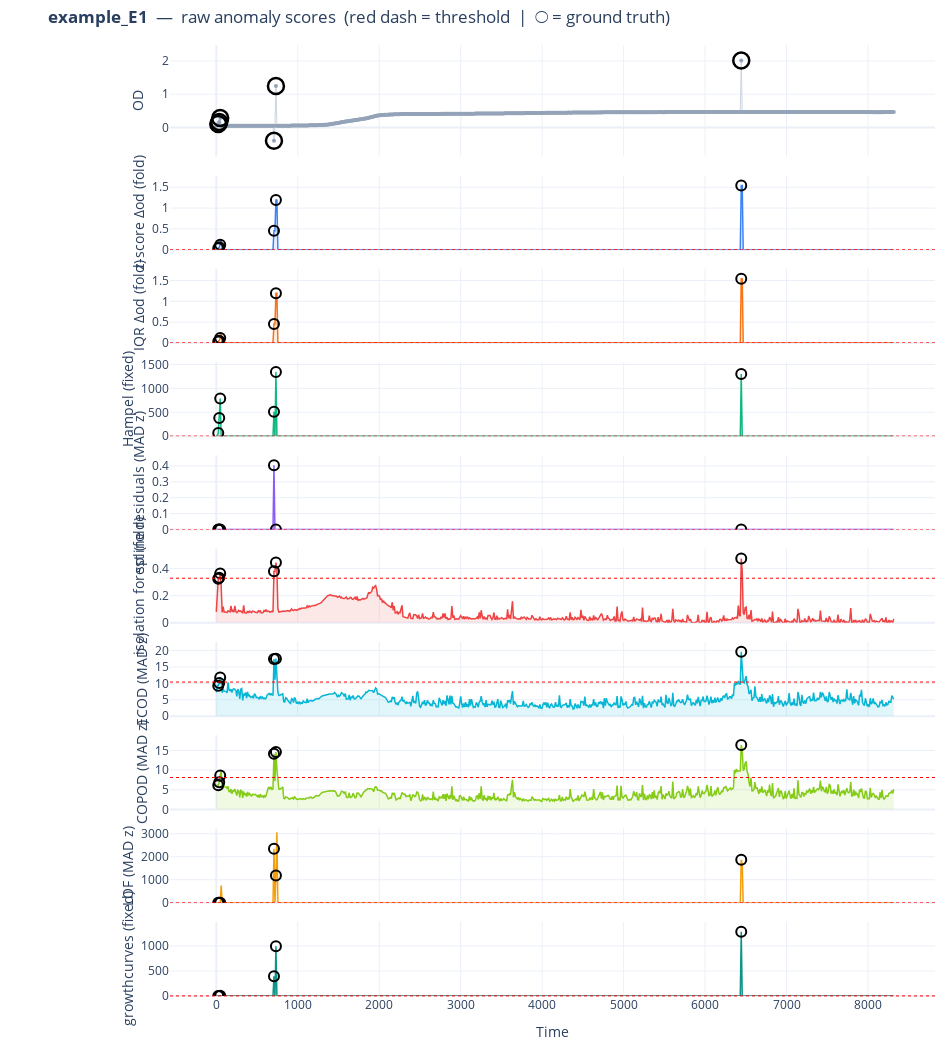

The notebook cell this image was saved under:
### Markdown cell above
### 8 · Anomaly scores per method

Each method row shows the raw anomaly score (MAD z-score units) across time.  
**Red dashed line** = threshold (3.5). **○** = ground truth outlier position.

### Code cell
# Threshold k and type per method
# "fold"  → thresh = k × median(scores)         (sparse/heavy-tailed)
# "mad"   → thresh = median + k × 1.4826 × MAD  (shift-distributed, approx Gaussian)
# "fixed" → thresh = k                           (scores already in interpretable units)
THRESH = {
    "z-score Δod":      ("fold",  8.0),
    "IQR Δod":          ("fold",  8.0),
    "Hampel":           ("fixed", 3.0),  # scores are per-window MAD z-scores
    "spline residuals": ("mad",   3.5),  # residuals are approx Gaussian
    "isolation forest": ("fold",  10.0),
    "ECOD":             ("mad",   3.5),
    "COPOD":            ("mad",   3.5),
    "LOF":              ("mad",   3.5),
    "growthcurves":     ("fixed", 1.5),
}
NOISE_PCT = 50


def _hex_to_rgba(hex_color, alpha=0.12):
    h = hex_color.lstrip("#")
    r, g, b = int(h[0:2], 16), int(h[2:4], 16), int(h[4:6], 16)
    return f"rgba({r},{g},{b},{alpha})"


def _thresh_value(scores, thresh_type, k):
    if thresh_type == "fold":
        noise = np.percentile(scores, NOISE_PCT)
        return k * noise
    elif thresh_type == "fixed":
        return k
    else:  # "mad"
        med = np.median(scores)
        mad = np.median(np.abs(scores - med))
        return med + k * 1.4826 * mad


def _sc_diff(t, od):
    return np.abs(np.diff(od, prepend=od[0]))

def _sc_iqr_diff(t, od):
    d = np.diff(od, prepend=od[0])
    return np.abs(d - np.median(d))

def _sc_hampel(t, od, window=15):
    """Per-window MAD z-score — scores are directly comparable to the fixed threshold."""
    n, half = len(od), window // 2
    raw = np.zeros(n)
    for i in range(n):
        nb = od[max(0, i - half): min(n, i + half + 1)]
        med = np.median(nb)
        mad = np.median(np.abs(nb - med))
        if mad > 1e-12:
            raw[i] = abs(od[i] - med) / (1.4826 * mad)
    return raw

def _sc_spline(t, od):
    from growthcurves.non_parametric import fit_spline
    from growthcurves.models import spline_from_params
    result = fit_spline(t, od, smooth="fast")
    if result is None:
        return np.zeros(len(t))
    spl = spline_from_params(result["params"])
    return np.abs(od - np.exp(spl(t)))

def _sc_iforest(t, od):
    from sklearn.ensemble import IsolationForest
    d = np.diff(od, prepend=od[0])
    X = np.column_stack([od, d])
    clf = IsolationForest(n_estimators=200, contamination="auto", random_state=42)
    clf.fit(X)
    raw = -clf.score_samples(X)
    return raw - raw.min()

def _sc_ecod(t, od, window=15):
    """ECOD score using local rolling-mean residual + od + Δod."""
    from pyod.models.ecod import ECOD
    n, half = len(od), window // 2
    residual = np.zeros(n)
    for i in range(n):
        win = od[max(0, i - half): min(n, i + half + 1)]
        residual[i] = od[i] - win.mean()
    d = np.diff(od, prepend=od[0])
    X = np.column_stack([np.abs(residual), od, d])
    clf = ECOD(); clf.fit(X)
    return clf.decision_scores_

def _sc_copod(t, od, window=15):
    """COPOD score using local rolling-mean residual + od + Δod."""
    from pyod.models.copod import COPOD
    n, half = len(od), window // 2
    residual = np.zeros(n)
    for i in range(n):
        win = od[max(0, i - half): min(n, i + half + 1)]
        residual[i] = od[i] - win.mean()
    d = np.diff(od, prepend=od[0])
    X = np.column_stack([np.abs(residual), od, d])
    clf = COPOD(); clf.fit(X)
    return clf.decision_scores_

def _sc_lof(t, od):
    from pyod.models.lof import LOF
    d = np.diff(od, prepend=od[0])
    X = np.column_stack([od, d])
    clf = LOF(); clf.fit(X)
    return clf.decision_scores_

def _sc_growthcurves(t, od, window_size=15):
    """Distance beyond the IQR fence, in IQR units (0 for inliers)."""
    n = len(od)
    half = window_size // 2
    raw = np.zeros(n)
    for i in range(n):
        win = od[max(0, i - half): min(n, i + half + 1)]
        q1 = np.nanquantile(win, 0.25)
        q3 = np.nanquantile(win, 0.75)
        iqr = q3 - q1
        if iqr > 1e-12:
            raw[i] = max(od[i] - q3, q1 - od[i], 0.0) / iqr
    return raw

SCORERS = {
    "z-score Δod":      _sc_diff,
    "IQR Δod":          _sc_iqr_diff,
    "Hampel":           _sc_hampel,
    "spline residuals": _sc_spline,
    "isolation forest": _sc_iforest,
    "ECOD":             _sc_ecod,
    "COPOD":            _sc_copod,
    "LOF":              _sc_lof,
    "growthcurves":     _sc_growthcurves,
}

# ── Plot ─────────────────────────────────────────────────────────────────────
n_sc        = len(SCORERS)
row_heights = [3] + [2] * n_sc

for cid in traces_df["curve_id"].unique():
    grp  = traces_df[traces_df["curve_id"] == cid]
    t    = grp["t"].to_numpy()
    od   = grp["od"].to_numpy()
    gt_c = gt.loc[grp.index].to_numpy()

    fig = make_subplots(
        rows=1 + n_sc, cols=1,
        shared_xaxes=True,
        row_heights=row_heights,
        vertical_spacing=0.02,
    )

    fig.add_trace(go.Scatter(
        x=t, y=od, mode="lines+markers",
        line=dict(color="#CBD5E1", width=1),
        marker=dict(size=4, color="#94A3B8"),
        showlegend=False,
    ), row=1, col=1)
    if gt_c.any():
        fig.add_trace(go.Scatter(
            x=t[gt_c], y=od[gt_c], mode="markers",
            marker=dict(size=16, symbol="circle-open", color="black", line=dict(width=2.5)),
            showlegend=False,
        ), row=1, col=1)

    for j, (mname, scorer) in enumerate(SCORERS.items()):
        row    = j + 2
        scores = scorer(t, od)
        color  = color_map[mname]
        t_type, k = THRESH[mname]
        thresh = _thresh_value(scores, t_type, k)

        fig.add_trace(go.Scatter(
            x=t, y=scores, mode="lines",
            line=dict(color=color, width=1.5),
            fill="tozeroy", fillcolor=_hex_to_rgba(color),
            showlegend=False,
            hovertemplate=f"{mname}  t=%{{x:.0f}}  score=%{{y:.3g}}"
                          f"  (thresh={thresh:.3g})<extra></extra>",
        ), row=row, col=1)

        fig.add_hline(y=thresh, line=dict(color="red", width=1, dash="dot"),
                      row=row, col=1)

        if gt_c.any():
            fig.add_trace(go.Scatter(
                x=t[gt_c], y=scores[gt_c], mode="markers",
                marker=dict(size=10, symbol="circle-open", color="black", line=dict(width=2)),
                showlegend=False, hoverinfo="skip",
            ), row=row, col=1)

        type_label = {"fold": "fold", "mad": "MAD z", "fixed": "fixed"}[t_type]
        fig.update_yaxes(title_text=f"{mname} ({type_label})", row=row, col=1,
                         title_standoff=4, rangemode="tozero")

    fig.update_yaxes(title_text="OD", row=1, col=1)
    fig.update_xaxes(title_text="Time", row=1 + n_sc, col=1)
    fig.update_layout(
        title=f"<b>{cid}</b>  —  raw anomaly scores  "
              f"(red dash = threshold  |  ○ = ground truth)",
        template="plotly_white",
        height=240 + n_sc * 90,
        width=950,
        showlegend=False,
        margin=dict(t=45, b=35, l=170, r=15),
    )
    fig.show()

### Figure 1 — Plotly figure (JSON) as saved in the notebook; plotly's stock layout.template omitted (floating-point values rounded to 4 significant figures; data arrays with more than 128 entries replaced by an {"elided": "..."} marker saying what was removed)
{"data": [{"line": {"color": "#CBD5E1", "width": 1}, "marker": {"color": "#94A3B8", "size": 4}, "mode": "lines+markers", "showlegend": false, "type": "scatter", "x": {"elided": "694 float values"}, "xaxis": "x", "y": {"elided": "694 float values"}, "yaxis": "y"}, {"marker": {"color": "black", "line": {"width": 2.5}, "size": 16, "symbol": "circle-open"}, "mode": "markers", "showlegend": false, "type": "scatter", "x": [24.0, 36.0, 48.0, 708.0, 732.0, 6444.0], "xaxis": "x", "y": [0.1051, 0.1613, 0.2824, -0.4039, 1.247, 2.012], "yaxis": "y"}, {"fill": "tozeroy", "fillcolor": "rgba(59,130,246,0.12)", "hovertemplate": "z-score Δod  t=%{x:.0f}  score=%{y:.3g}  (thresh=0.0024)<extra></extra>", "line": {"color": "#3B82F6", "width": 1.5}, "mode": "lines", "showlegend": false, "type": "scatter", "x": {"elided": "694 float values"}, "xaxis": "x2", "y": {"elided": "694 float values"}, "yaxis": "y2"}, {"hoverinfo": "skip", "marker": {"color": "black", "line": {"width": 2}, "size": 10, "symbol": "circle-open"}, "mode": "markers", "showlegend": false, "type": "scatter", "x": [24.0, 36.0, 48.0, 708.0, 732.0, 6444.0], "xaxis": "x2", "y": [0.0369, 0.0562, 0.1211, 0.4546, 1.196, 1.545], "yaxis": "y2"}, {"fill": "tozeroy", "fillcolor": "rgba(249,115,22,0.12)", "hovertemplate": "IQR Δod  t=%{x:.0f}  score=%{y:.3g}  (thresh=0.0024)<extra></extra>", "line": {"color": "#F97316", "width": 1.5}, "mode": "lines", "showlegend": false, "type": "scatter", "x": {"elided": "694 float values"}, "xaxis": "x3", "y": {"elided": "694 float values"}, "yaxis": "y3"}, {"hoverinfo": "skip", "marker": {"color": "black", "line": {"width": 2}, "size": 10, "symbol": "circle-open"}, "mode": "markers", "showlegend": false, "type": "scatter", "x": [24.0, 36.0, 48.0, 708.0, 732.0, 6444.0], "xaxis": "x3", "y": [0.0367, 0.056, 0.1209, 0.4548, 1.196, 1.545], "yaxis": "y3"}, {"fill": "tozeroy", "fillcolor": "rgba(16,185,129,0.12)", "hovertemplate": "Hampel  t=%{x:.0f}  score=%{y:.3g}  (thresh=3)<extra></extra>", "line": {"color": "#10B981", "width": 1.5}, "mode": "lines", "showlegend": false, "type": "scatter", "x": {"elided": "694 float values"}, "xaxis": "x4", "y": {"elided": "694 float values"}, "yaxis": "y4"}, {"hoverinfo": "skip", "marker": {"color": "black", "line": {"width": 2}, "size": 10, "symbol": "circle-open"}, "mode": "markers", "showlegend": false, "type": "scatter", "x": [24.0, 36.0, 48.0, 708.0, 732.0, 6444.0], "xaxis": "x4", "y": [68.74, 379.7, 788.1, 511.1, 1344.0, 1303.0], "yaxis": "y4"}, {"fill": "tozeroy", "fillcolor": "rgba(139,92,246,0.12)", "hovertemplate": "spline residuals  t=%{x:.0f}  score=%{y:.3g}  (thresh=9.31e-09)<extra></extra>", "line": {"color": "#8B5CF6", "width": 1.5}, "mode": "lines", "showlegend": false, "type": "scatter", "x": {"elided": "694 float values"}, "xaxis": "x5", "y": {"elided": "694 float values"}, "yaxis": "y5"}, {"hoverinfo": "skip", "marker": {"color": "black", "line": {"width": 2}, "size": 10, "symbol": "circle-open"}, "mode": "markers", "showlegend": false, "type": "scatter", "x": [24.0, 36.0, 48.0, 708.0, 732.0, 6444.0], "xaxis": "x5", "y": [6.155e-07, 1.895e-06, 3.478e-06, 0.4039, 1.451e-05, 4.716e-06], "yaxis": "y5"}, {"fill": "tozeroy", "fillcolor": "rgba(239,68,68,0.12)", "hovertemplate": "isolation forest  t=%{x:.0f}  score=%{y:.3g}  (thresh=0.328)<extra></extra>", "line": {"color": "#EF4444", "width": 1.5}, "mode": "lines", "showlegend": false, "type": "scatter", "x": {"elided": "694 float values"}, "xaxis": "x6", "y": {"elided": "694 float values"}, "yaxis": "y6"}, {"hoverinfo": "skip", "marker": {"color": "black", "line": {"width": 2}, "size": 10, "symbol": "circle-open"}, "mode": "markers", "showlegend": false, "type": "scatter", "x": [24.0, 36.0, 48.0, 708.0, 732.0, 6444.0], "xaxis": "x6", "y": [0.3236, 0.3321, 0.3637, 0.3788, 0.4437, 0.4729], "yaxis": "y6"}, {"fill": "tozeroy", "fillcolor": "rgba(6,182,212,0.12)", "hovertemplate": "ECOD  t=%{x:.0f}  score=%{y:.3g}  (thresh=10.4)<extra></extra>", "line": {"color": "#06B6D4", "width": 1.5}, "mode": "lines", "showlegend": false, "type": "scatter", "x": {"elided": "694 float values"}, "xaxis": "x7", "y": {"elided": "694 float values"}, "yaxis": "y7"}, {"hoverinfo": "skip", "marker": {"color": "black", "line": {"width": 2}, "size": 10, "symbol": "circle-open"}, "mode": "markers", "showlegend": false, "type": "scatter", "x": [24.0, 36.0, 48.0, 708.0, 732.0, 6444.0], "xaxis": "x7", "y": [9.298, 10.12, 11.82, 17.43, 17.55, 19.63], "yaxis": "y7"}, {"fill": "tozeroy", "fillcolor": "rgba(132,204,22,0.12)", "hovertemplate": "COPOD  t=%{x:.0f}  score=%{y:.3g}  (thresh=8.12)<extra></extra>", "line": {"color": "#84CC16", "width": 1.5}, "mode": "lines", "showlegend": false, "type": "scatter", "x": {"elided": "694 float values"}, "xaxis": "x8", "y": {"elided": "694 float values"}, "yaxis": "y8"}, {"hoverinfo": "skip", "marker": {"color": "black", "line": {"width": 2}, "size": 10, "symbol": "circle-open"}, "mode": "markers", "showlegend": false, "type": "scatter", "x": [24.0, 36.0, 48.0, 708.0, 732.0, 6444.0], "xaxis": "x8", "y": [6.122, 6.914, 8.614, 14.16, 14.62, 16.36], "yaxis": "y8"}, {"fill": "tozeroy", "fillcolor": "rgba(245,158,11,0.12)", "hovertemplate": "LOF  t=%{x:.0f}  score=%{y:.3g}  (thresh=1.25)<extra></extra>", "line": {"color": "#F59E0B", "width": 1.5}, "mode": "lines", "showlegend": false, "type": "scatter", "x": {"elided": "694 float values"}, "xaxis": "x9", "y": {"elided": "694 float values"}, "yaxis": "y9"}, {"hoverinfo": "skip", "marker": {"color": "black", "line": {"width": 2}, "size": 10, "symbol": "circle-open"}, "mode": "markers", "showlegend": false, "type": "scatter", "x": [24.0, 36.0, 48.0, 708.0, 732.0, 6444.0], "xaxis": "x9", "y": [1.874, 1.237, 2.294, 2348.0, 1187.0, 1868.0], "yaxis": "y9"}, {"fill": "tozeroy", "fillcolor": "rgba(13,148,136,0.12)", "hovertemplate": "growthcurves  t=%{x:.0f}  score=%{y:.3g}  (thresh=1.5)<extra></extra>", "line": {"color": "#0D9488", "width": 1.5}, "mode": "lines", "showlegend": false, "type": "scatter", "x": {"elided": "694 float values"}, "xaxis": "x10", "y": {"elided": "694 float values"}, "yaxis": "y10"}, {"hoverinfo": "skip", "marker": {"color": "black", "line": {"width": 2}, "size": 10, "symbol": "circle-open"}, "mode": "markers", "showlegend": false, "type": "scatter", "x": [24.0, 36.0, 48.0, 708.0, 732.0, 6444.0], "xaxis": "x10", "y": [0.1949, 1.957, 7.086, 394.9, 996.0, 1288.0], "yaxis": "y10"}], "layout": {"height": 1050, "margin": {"b": 35, "l": 170, "r": 15, "t": 45}, "shapes": [{"line": {"color": "red", "dash": "dot", "width": 1}, "type": "line", "x0": 0, "x1": 1, "xref": "x2 domain", "y0": 0.0024, "y1": 0.0024, "yref": "y2"}, {"line": {"color": "red", "dash": "dot", "width": 1}, "type": "line", "x0": 0, "x1": 1, "xref": "x3 domain", "y0": 0.0024, "y1": 0.0024, "yref": "y3"}, {"line": {"color": "red", "dash": "dot", "width": 1}, "type": "line", "x0": 0, "x1": 1, "xref": "x4 domain", "y0": 3, "y1": 3, "yref": "y4"}, {"line": {"color": "red", "dash": "dot", "width": 1}, "type": "line", "x0": 0, "x1": 1, "xref": "x5 domain", "y0": 9.31e-09, "y1": 9.31e-09, "yref": "y5"}, {"line": {"color": "red", "dash": "dot", "width": 1}, "type": "line", "x0": 0, "x1": 1, "xref": "x6 domain", "y0": 0.328, "y1": 0.328, "yref": "y6"}, {"line": {"color": "red", "dash": "dot", "width": 1}, "type": "line", "x0": 0, "x1": 1, "xref": "x7 domain", "y0": 10.4, "y1": 10.4, "yref": "y7"}, {"line": {"color": "red", "dash": "dot", "width": 1}, "type": "line", "x0": 0, "x1": 1, "xref": "x8 domain", "y0": 8.116, "y1": 8.116, "yref": "y8"}, {"line": {"color": "red", "dash": "dot", "width": 1}, "type": "line", "x0": 0, "x1": 1, "xref": "x9 domain", "y0": 1.246, "y1": 1.246, "yref": "y9"}, {"line": {"color": "red", "dash": "dot", "width": 1}, "type": "line", "x0": 0, "x1": 1, "xref": "x10 domain", "y0": 1.5, "y1": 1.5, "yref": "y10"}], "showlegend": false, "title": {"text": "<b>example_E1</b>  —  raw anomaly scores  (red dash = threshold  |  ○ = ground truth)"}, "width": 950, "xaxis": {"anchor": "y", "domain": [0, 1], "matches": "x10", "showticklabels": false}, "xaxis10": {"anchor": "y10", "domain": [0, 1], "title": {"text": "Time"}}, "xaxis2": {"anchor": "y2", "domain": [0, 1], "matches": "x10", "showticklabels": false}, "xaxis3": {"anchor": "y3", "domain": [0, 1], "matches": "x10", "showticklabels": false}, "xaxis4": {"anchor": "y4", "domain": [0, 1], "matches": "x10", "showticklabels": false}, "xaxis5": {"anchor": "y5", "domain": [0, 1], "matches": "x10", "showticklabels": false}, "xaxis6": {"anchor": "y6", "domain": [0, 1], "matches": "x10", "showticklabels": false}, "xaxis7": {"anchor": "y7", "domain": [0, 1], "matches": "x10", "showticklabels": false}, "xaxis8": {"anchor": "y8", "domain": [0, 1], "matches": "x10", "showticklabels": false}, "xaxis9": {"anchor": "y9", "domain": [0, 1], "matches": "x10", "showticklabels": false}, "yaxis": {"anchor": "x", "domain": [0.8829, 1.0], "title": {"text": "OD"}}, "yaxis10": {"anchor": "x10", "domain": [0, 0.0781], "rangemode": "tozero", "title": {"standoff": 4, "text": "growthcurves (fixed)"}}, "yaxis2": {"anchor": "x2", "domain": [0.7848, 0.8629], "rangemode": "tozero", "title": {"standoff": 4, "text": "z-score Δod (fold)"}}, "yaxis3": {"anchor": "x3", "domain": [0.6867, 0.7648], "rangemode": "tozero", "title": {"standoff": 4, "text": "IQR Δod (fold)"}}, "yaxis4": {"anchor": "x4", "domain": [0.5886, 0.6667], "rangemode": "tozero", "title": {"standoff": 4, "text": "Hampel (fixed)"}}, "yaxis5": {"anchor": "x5", "domain": [0.4905, 0.5686], "rangemode": "tozero", "title": {"standoff": 4, "text": "spline residuals (MAD z)"}}, "yaxis6": {"anchor": "x6", "domain": [0.3924, 0.4705], "rangemode": "tozero", "title": {"standoff": 4, "text": "isolation forest (fold)"}}, "yaxis7": {"anchor": "x7", "domain": [0.2943, 0.3724], "rangemode": "tozero", "title": {"standoff": 4, "text": "ECOD (MAD z)"}}, "yaxis8": {"anchor": "x8", "domain": [0.1962, 0.2743], "rangemode": "tozero", "title": {"standoff": 4, "text": "COPOD (MAD z)"}}, "yaxis9": {"anchor": "x9", "domain": [0.0981, 0.1762], "rangemode": "tozero", "title": {"standoff": 4, "text": "LOF (MAD z)"}}}}
